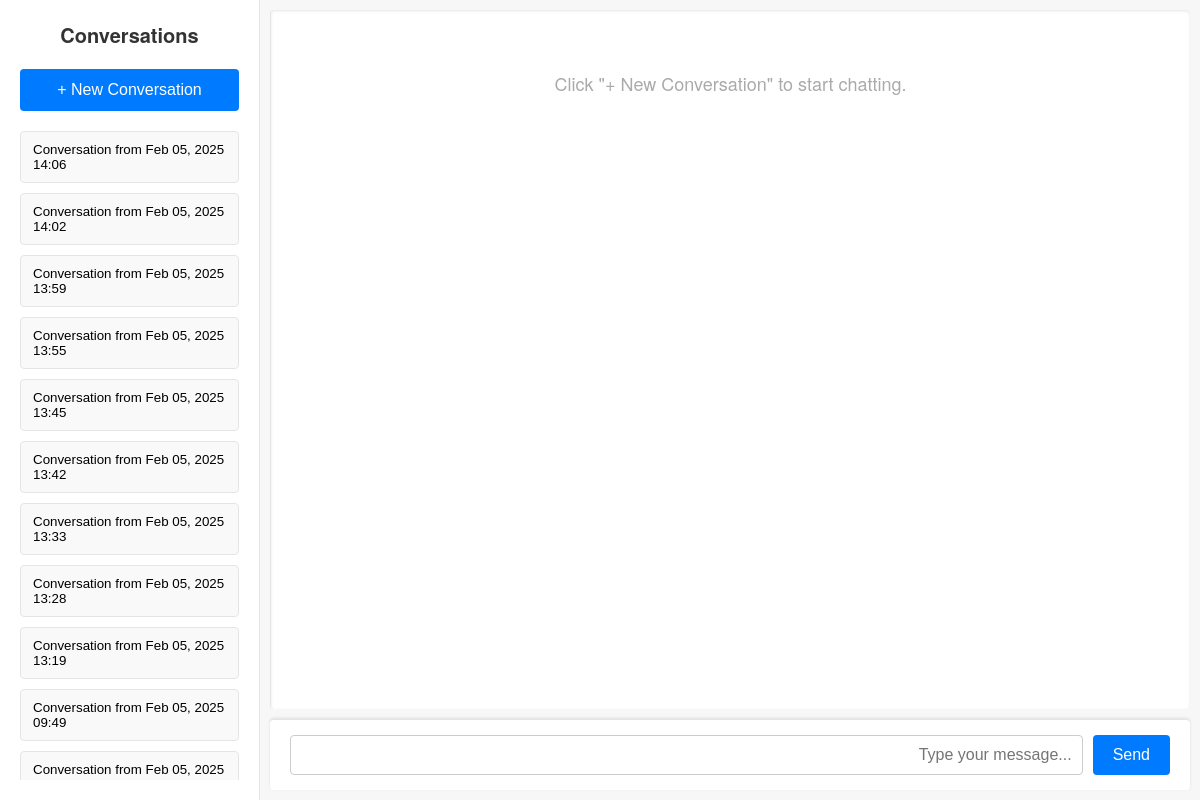
The page / on the database its author committed.
### chat/models.py (models this page shows, shortened)
class ChatSession(models.Model):
    thread_id = models.CharField(max_length=255, unique=True)
    conversation = models.JSONField(default=list)
    created_at = models.DateTimeField(auto_now_add=True)

### chat/views.py (the view)
# urls.py: path("", views.chat_view, name="chat"),
def chat_view(request):
    if request.method == "POST":
        user_input = request.POST.get("message")
        if not user_input:
            return JsonResponse({"error": "No message provided."}, status=400)
        conversation = request.session.get("conversation")
        if not conversation:
            conversation = [{"role": "system", "content": "You are a helpful assistant!"}]
        conversation.append({"role": "user", "content": user_input})
        messages = []
        for msg in conversation:
            if msg["role"] == "system":
                messages.append(SystemMessage(content=msg["content"]))
            elif msg["role"] == "user":
                messages.append(HumanMessage(content=msg["content"]))
            elif msg["role"] == "assistant":
                messages.append(AIMessage(content=msg["content"]))
        thread_id = request.session.get("thread_id")
        if not thread_id:
            thread_id = str(uuid.uuid4())
            request.session["thread_id"] = thread_id
        config = {"configurable": {"thread_id": thread_id}}
        response_text = ""
        messages = graph.invoke({"messages": messages},config)
        response_text = messages['messages'][-1].content
        print(response_text)
        conversation.append({"role": "assistant", "content": response_text})
        request.session["conversation"] = conversation
        return JsonResponse({"response": response_text})
    else:
        if "thread_id" not in request.session:
            request.session["thread_id"] = str(uuid.uuid4())
        previous_chats = ChatSession.objects.order_by('-created_at')
        current_convo = request.session.get("conversation", [])
        active_chat = request.session.get("active_chat", False)
        return render(request, "chat/chat.html", {
            "previous_chats": previous_chats,
            "current_convo": current_convo,
            "active_chat": active_chat
        })

### chat/templates/chat/chat.html (shortened to what this page needs)
<!DOCTYPE html>
<html>
<head>
</head>
<body>
  <div id="sidebar">
    <h2>Conversations</h2>
    <button class="sidebar-button" id="new-convo-btn">+ New Conversation</button>
    <div id="conversation-list">
      {% for chat in previous_chats %}
      <button class="conversation-item" data-thread-id="{{ chat.thread_id }}">
        Conversation from {{ chat.created_at|date:"M d, Y H:i" }}
      </button>
      {% endfor %}
    </div>
  </div>
  <div id="main">
    <div id="chat-window">
      {% if active_chat %}
        {% for message in current_convo %}
          <div class="message {{ message.role }}">
            {{ message.content|safe }}
          </div>
        {% endfor %}
      {% else %}
        <div class="placeholder">Click "+ New Conversation" to start chatting.</div>
      {% endif %}
    </div>
    <form id="chat-form" method="post" class="{% if not active_chat %}hidden{% endif %}">
      <input type="text" name="message" id="message-input" placeholder="Type your message..." autocomplete="off" required/>
      <button type="submit">Send</button>
    </form>
  </div>
</body>
</html>

### chat/templates/chat/chat.html (style rules this page uses)
* { box-sizing: border-box; margin: 0; padding: 0; }
html, body { height: 100%; font-family: 'Helvetica Neue', Helvetica, Arial, sans-serif; background-color: #f7f7f7; }
body { display: flex; overflow: hidden; }
#sidebar { width: 260px; background-color: #fff; border-right: 1px solid #e5e5e5; padding: 20px; overflow-y: auto; flex-shrink: 0; display: flex; flex-direction: column; }
#sidebar h2 { font-size: 20px; margin-bottom: 20px; color: #333; text-align: center; }
.sidebar-button { width: 100%; padding: 12px; background-color: #007bff; color: #fff; border: none; border-radius: 4px; cursor: pointer; font-size: 16px; margin-bottom: 20px; transition: background-color 0.3s ease; }
#conversation-list { flex-grow: 1; overflow-y: auto; }
.conversation-item { width: 100%; text-align: left; padding: 10px 12px; margin-bottom: 10px; border: 1px solid #e5e5e5; border-radius: 4px; background-color: #f9f9f9; cursor: pointer; transition: background-color 0.2s ease; }
#main { flex-grow: 1; display: flex; flex-direction: column; overflow: hidden; padding: 10px; }
#chat-window { flex-grow: 1; padding: 20px; overflow-y: auto; background-color: #fff; border-left: 1px solid #e5e5e5; box-shadow: inset 0 1px 3px rgba(0,0,0,0.1); scroll-behavior: smooth; border-radius: 4px; margin-bottom: 10px; position: relative; }
.placeholder { color: #aaa; text-align: center; margin-top: 40px; font-size: 18px; }
.hidden { display: none; }
#chat-form { display: flex; padding: 15px 20px; background-color: #fff; border-top: 1px solid #e5e5e5; justify-content: flex-end; border-radius: 4px; box-shadow: 0 -1px 3px rgba(0,0,0,0.1); }
#message-input { flex-grow: 1; padding: 10px; font-size: 16px; border: 1px solid #ccc; border-radius: 4px; margin-right: 10px; text-align: right; }
#chat-form button { padding: 10px 20px; font-size: 16px; border: none; border-radius: 4px; background-color: #007bff; color: #fff; cursor: pointer; transition: background-color 0.3s ease; }

### rows shown on the page
ChatSession: created_at "Feb 05, 2025 14:06"
ChatSession: created_at "Feb 05, 2025 14:02"
ChatSession: created_at "Feb 05, 2025 13:59"
ChatSession: created_at "Feb 05, 2025 13:55"
ChatSession: created_at "Feb 05, 2025 13:45"
ChatSession: created_at "Feb 05, 2025 13:42"
ChatSession: created_at "Feb 05, 2025 13:33"
ChatSession: created_at "Feb 05, 2025 13:28"
ChatSession: created_at "Feb 05, 2025 13:19"
ChatSession: created_at "Feb 05, 2025 09:49"
ChatSession: created_at "Feb 05, 2025…"
